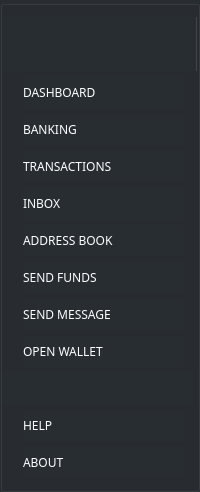
       <widget class="QGroupBox" name="leftMenu">
        <property name="sizePolicy">
         <sizepolicy hsizetype="Expanding" vsizetype="Expanding">
          <horstretch>0</horstretch>
          <verstretch>0</verstretch>
         </sizepolicy>
        </property>
        <property name="minimumSize">
         <size>
          <width>200</width>
          <height>0</height>
         </size>
        </property>
        <property name="maximumSize">
         <size>
          <width>200</width>
          <height>16777215</height>
         </size>
        </property>
        <property name="styleSheet">
         <string notr="true">background-color: #282d31; border-right: 1px solid #444;</string>
        </property>
        <property name="title">
         <string/>
        </property>
        <layout class="QVBoxLayout" name="verticalLayout">
         <property name="leftMargin">
          <number>0</number>
         </property>
         <property name="rightMargin">
          <number>0</number>
         </property>
         <item>
          <widget class="QLabel" name="label_42">
           <property name="sizePolicy">
            <sizepolicy hsizetype="Preferred" vsizetype="Preferred">
             <horstretch>0</horstretch>
             <verstretch>0</verstretch>
            </sizepolicy>
           </property>
           <property name="minimumSize">
            <size>
             <width>0</width>
             <height>0</height>
            </size>
           </property>
           <property name="maximumSize">
            <size>
             <width>200</width>
             <height>200</height>
            </size>
           </property>
           <property name="styleSheet">
            <string notr="true">padding: 20px;</string>
           </property>
           <property name="text">
            <string/>
           </property>
           <property name="pixmap">
            <pixmap resource="../../resources.qrc">:/images/conceal-logo</pixmap>
           </property>
           <property name="scaledContents">
            <bool>true</bool>
           </property>
           <property name="alignment">
            <set>Qt::AlignCenter</set>
           </property>
          </widget>
         </item>
         <item>
          <widget class="QPushButton" name="lm_dashboardButton">
           <property name="minimumSize">
            <size>
             <width>180</width>
             <height>31</height>
            </size>
           </property>
           <property name="maximumSize">
            <size>
             <width>180</width>
             <height>60</height>
            </size>
           </property>
           <property name="font">
            <font>
             <family>Poppins</family>
             <weight>50</weight>
             <bold>false</bold>
            </font>
           </property>
           <property name="styleSheet">
            <string notr="true">QPushButton {
text-align: left; 
color: #fff; 
margin-left: 20px;
font-weight: normal;
border: none;

}

QPushButton:hover {
text-align: left; color: orange; 
margin-left: 20px;
border: none;
border-right: 3px solid orange;
}</string>
           </property>
           <property name="text">
            <string>DASHBOARD</string>
           </property>
           <property name="iconSize">
            <size>
             <width>18</width>
             <height>18</height>
            </size>
           </property>
          </widget>
         </item>
         <item>
          <widget class="QPushButton" name="lm_bankingButton">
           <property name="minimumSize">
            <size>
             <width>180</width>
             <height>31</height>
            </size>
           </property>
           <property name="maximumSize">
            <size>
             <width>180</width>
             <height>60</height>
            </size>
           </property>
           <property name="font">
            <font>
             <family>Poppins</family>
             <weight>50</weight>
             <bold>false</bold>
            </font>
           </property>
           <property name="styleSheet">
            <string notr="true">QPushButton {
text-align: left; 
color: #fff; 
margin-left: 20px;
font-weight: normal;
border: none;

}

QPushButton:hover {
text-align: left; color: orange; 
margin-left: 20px;
border: none;
border-right: 3px solid orange;
}</string>
           </property>
           <property name="text">
            <string>BANKING</string>
           </property>
           <property name="iconSize">
            <size>
             <width>18</width>
             <height>18</height>
            </size>
           </property>
          </widget>
         </item>
         <item>
          <widget class="QPushButton" name="lm_transactionButton">
           <property name="minimumSize">
            <size>
             <width>180</width>
             <height>31</height>
            </size>
           </property>
           <property name="maximumSize">
            <size>
             <width>180</width>
             <height>60</height>
            </size>
           </property>
           <property name="font">
            <font>
             <family>Poppins</family>
             <weight>50</weight>
             <bold>false</bold>
            </font>
           </property>
           <property name="styleSheet">
            <string notr="true">QPushButton {
text-align: left; 
color: #fff; 
margin-left: 20px;
font-weight: normal;
border: none;

}

QPushButton:hover {
text-align: left; color: orange; 
margin-left: 20px;
border: none;
border-right: 3px solid orange;
}</string>
           </property>
           <property name="text">
            <string>TRANSACTIONS</string>
           </property>
           <property name="iconSize">
            <size>
             <width>18</width>
             <height>18</height>
            </size>
           </property>
          </widget>
         </item>
         <item>
          <widget class="QPushButton" name="lm_messagesButton">
           <property name="minimumSize">
            <size>
             <width>180</width>
             <height>31</height>
            </size>
           </property>
           <property name="maximumSize">
            <size>
             <width>180</width>
             <height>60</height>
            </size>
           </property>
           <property name="font">
            <font>
             <family>Poppins</family>
             <weight>50</weight>
             <bold>false</bold>
            </font>
           </property>
           <property name="styleSheet">
            <string notr="true">QPushButton {
text-align: left; 
color: #fff; 
margin-left: 20px;
font-weight: normal;
border: none;

}

QPushButton:hover {
text-align: left; color: orange; 
margin-left: 20px;
border: none;
border-right: 3px solid orange;
}</string>
           </property>
           <property name="text">
            <string>INBOX</string>
           </property>
           <property name="iconSize">
            <size>
             <width>18</width>
             <height>18</height>
            </size>
           </property>
          </widget>
         </item>
         <item>
          <widget class="QPushButton" name="lm_addressBookButton_2">
           <property name="minimumSize">
            <size>
             <width>180</width>
             <height>31</height>
            </size>
           </property>
           <property name="maximumSize">
            <size>
             <width>180</width>
             <height>60</height>
            </size>
           </property>
           <property name="font">
            <font>
             <family>Poppins</family>
             <weight>50</weight>
             <bold>false</bold>
            </font>
           </property>
           <property name="styleSheet">
            <string notr="true">QPushButton {
text-align: left; 
color: #fff; 
margin-left: 20px;
font-weight: normal;
border: none;

}

QPushButton:hover {
text-align: left; color: orange; 
margin-left: 20px;
border: none;
border-right: 3px solid orange;
}</string>
           </property>
           <property name="text">
            <string>ADDRESS BOOK</string>
           </property>
           <property name="iconSize">
            <size>
             <width>18</width>
             <height>18</height>
            </size>
           </property>
          </widget>
         </item>
         <item>
          <widget class="QPushButton" name="lm_newTransferButton">
           <property name="minimumSize">
            <size>
             <width>180</width>
             <height>31</height>
            </size>
           </property>
           <property name="maximumSize">
            <size>
             <width>180</width>
             <height>60</height>
            </size>
           </property>
           <property name="font">
            <font>
             <family>Poppins</family>
             <weight>50</weight>
             <bold>false</bold>
            </font>
           </property>
           <property name="styleSheet">
            <string notr="true">QPushButton {
text-align: left; 
color: #fff; 
margin-left: 20px;
font-weight: normal;
border: none;

}

QPushButton:hover {
text-align: left; color: orange; 
margin-left: 20px;
border: none;
border-right: 3px solid orange;
}</string>
           </property>
           <property name="text">
            <string>SEND FUNDS</string>
           </property>
          </widget>
         </item>
         <item>
          <widget class="QPushButton" name="lm_newMessageButton">
           <property name="minimumSize">
            <size>
             <width>180</width>
             <height>31</height>
            </size>
           </property>
           <property name="maximumSize">
            <size>
             <width>180</width>
             <height>60</height>
            </size>
           </property>
           <property name="font">
            <font>
             <family>Poppins</family>
             <weight>50</weight>
             <bold>false</bold>
            </font>
           </property>
           <property name="styleSheet">
            <string notr="true">QPushButton {
text-align: left; 
color: #fff; 
margin-left: 20px;
font-weight: normal;
border: none;

}

QPushButton:hover {
text-align: left; color: orange; 
margin-left: 20px;
border: none;
border-right: 3px solid orange;
}</string>
           </property>
           <property name="text">
            <string>SEND MESSAGE</string>
           </property>
          </widget>
         </item>
         <item>
          <widget class="QPushButton" name="lm_newOpenWalletButton">
           <property name="minimumSize">
            <size>
             <width>180</width>
             <height>31</height>
            </size>
           </property>
           <property name="maximumSize">
            <size>
             <width>180</width>
             <height>60</height>
            </size>
           </property>
           <property name="font">
            <font>
             <family>Poppins</family>
             <weight>50</weight>
             <bold>false</bold>
            </font>
           </property>
           <property name="styleSheet">
            <string notr="true">QPushButton {
text-align: left; 
color: #fff; 
margin-left: 20px;
font-weight: normal;
border: none;

}

QPushButton:hover {
text-align: left; color: orange; 
margin-left: 20px;
border: none;
border-right: 3px solid orange;
}</string>
           </property>
           <property name="text">
            <string>OPEN WALLET</string>
           </property>
          </widget>
         </item>
         <item>
          <widget class="QLabel" name="emptyMenuLabel">
           <property name="sizePolicy">
            <sizepolicy hsizetype="Expanding" vsizetype="Expanding">
             <horstretch>0</horstretch>
             <verstretch>0</verstretch>
            </sizepolicy>
           </property>
           <property name="minimumSize">
            <size>
             <width>0</width>
             <height>31</height>
            </size>
           </property>
           <property name="maximumSize">
            <size>
             <width>190</width>
             <height>16777215</height>
            </size>
           </property>
           <property name="sizeIncrement">
            <size>
             <width>0</width>
             <height>0</height>
            </size>
           </property>
           <property name="styleSheet">
            <string notr="true">border: none;</string>
           </property>
          </widget>
         </item>
         <item>
          <widget class="QPushButton" name="lm_helpButton">
           <property name="minimumSize">
            <size>
             <width>180</width>
             <height>31</height>
            </size>
           </property>
           <property name="maximumSize">
            <size>
             <width>180</width>
             <height>60</height>
            </size>
           </property>
           <property name="font">
            <font>
             <family>Poppins</family>
             <weight>50</weight>
             <bold>false</bold>
            </font>
           </property>
           <property name="styleSheet">
            <string notr="true">QPushButton {
text-align: left; 
color: #fff; 
margin-left: 20px;
font-weight: normal;
border: none;
}

QPushButton:hover {
text-align: left; color: orange; 
margin-left: 20px;
border: none;
}</string>
           </property>
           <property name="text">
            <string>HELP</string>
           </property>
           <property name="iconSize">
            <size>
             <width>18</width>
             <height>18</height>
            </size>
           </property>
          </widget>
         </item>
         <item>
          <widget class="QPushButton" name="lm_about">
           <property name="minimumSize">
            <size>
             <width>180</width>
             <height>31</height>
            </size>
           </property>
           <property name="maximumSize">
            <size>
             <width>180</width>
             <height>60</height>
            </size>
           </property>
           <property name="font">
            <font>
             <family>Poppins</family>
             <weight>50</weight>
             <bold>false</bold>
            </font>
           </property>
           <property name="styleSheet">
            <string notr="true">QPushButton {
text-align: left; 
color: #fff; 
margin-left: 20px;
font-weight: normal;
border: none;
}

QPushButton:hover {
text-align: left; color: orange; 
margin-left: 20px;
border: none;
}</string>
           </property>
           <property name="text">
            <string>ABOUT</string>
           </property>
           <property name="iconSize">
            <size>
             <width>18</width>
             <height>18</height>
            </size>
           </property>
          </widget>
         </item>
        </layout>
       </widget>
